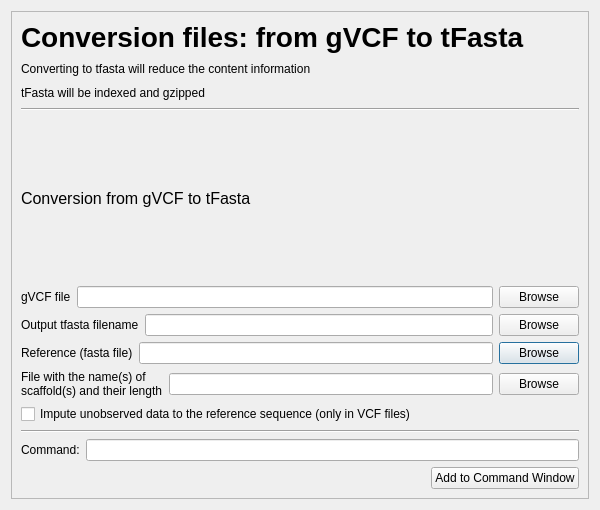
<?xml version="1.0" encoding="UTF-8"?>
<ui version="4.0">
 <class>Dialog</class>
 <widget class="QDialog" name="Dialog">
  <property name="geometry">
   <rect>
    <x>0</x>
    <y>0</y>
    <width>600</width>
    <height>510</height>
   </rect>
  </property>
  <property name="minimumSize">
   <size>
    <width>600</width>
    <height>510</height>
   </size>
  </property>
  <property name="maximumSize">
   <size>
    <width>16777215</width>
    <height>510</height>
   </size>
  </property>
  <property name="windowTitle">
   <string>Dialog</string>
  </property>
  <layout class="QGridLayout" name="gridLayout">
   <item row="0" column="0">
    <widget class="QScrollArea" name="scrollArea">
     <property name="widgetResizable">
      <bool>true</bool>
     </property>
     <widget class="QWidget" name="scrollAreaWidgetContents">
      <property name="geometry">
       <rect>
        <x>0</x>
        <y>0</y>
        <width>574</width>
        <height>484</height>
       </rect>
      </property>
      <layout class="QGridLayout" name="gridLayout_2">
       <item row="1" column="0">
        <widget class="Line" name="line">
         <property name="orientation">
          <enum>Qt::Horizontal</enum>
         </property>
        </widget>
       </item>
       <item row="2" column="0">
        <layout class="QGridLayout" name="gridLayout_3">
         <property name="topMargin">
          <number>0</number>
         </property>
         <property name="bottomMargin">
          <number>0</number>
         </property>
         <item row="3" column="0">
          <layout class="QHBoxLayout" name="horizontalLayout_155">
           <item>
            <widget class="QLabel" name="label_123">
             <property name="text">
              <string>Reference (fasta file)</string>
             </property>
            </widget>
           </item>
           <item>
            <widget class="QLineEdit" name="lineInputRefFasta"/>
           </item>
           <item>
            <widget class="QPushButton" name="openInputRefFasta">
             <property name="text">
              <string>Browse</string>
             </property>
            </widget>
           </item>
          </layout>
         </item>
         <item row="2" column="0">
          <layout class="QHBoxLayout" name="horizontalLayout_154">
           <item>
            <widget class="QLabel" name="labelOutputVCF">
             <property name="text">
              <string>Output tfasta filename</string>
             </property>
            </widget>
           </item>
           <item>
            <widget class="QLineEdit" name="lineOutputVCF"/>
           </item>
           <item>
            <widget class="QPushButton" name="openOutputCVF">
             <property name="text">
              <string>Browse</string>
             </property>
            </widget>
           </item>
          </layout>
         </item>
         <item row="6" column="0">
          <widget class="QCheckBox" name="checkBox">
           <property name="text">
            <string>Impute unobserved data to the reference sequence (only in VCF files)</string>
           </property>
          </widget>
         </item>
         <item row="5" column="0">
          <layout class="QHBoxLayout" name="horizontalLayout_156">
           <item>
            <widget class="QLabel" name="label_124">
             <property name="text">
              <string>File with the name(s) of
scaffold(s) and their length</string>
             </property>
            </widget>
           </item>
           <item>
            <widget class="QLineEdit" name="lineScaffoldVCF"/>
           </item>
           <item>
            <widget class="QPushButton" name="openScaffoldVCF">
             <property name="text">
              <string>Browse</string>
             </property>
            </widget>
           </item>
          </layout>
         </item>
         <item row="8" column="0">
          <layout class="QHBoxLayout" name="horizontalLayout_7">
           <property name="bottomMargin">
            <number>0</number>
           </property>
           <item>
            <layout class="QHBoxLayout" name="horizontalLayout_11">
             <property name="bottomMargin">
              <number>0</number>
             </property>
             <item>
              <widget class="QLabel" name="label_3">
               <property name="sizePolicy">
                <sizepolicy hsizetype="Fixed" vsizetype="Preferred">
                 <horstretch>0</horstretch>
                 <verstretch>0</verstretch>
                </sizepolicy>
               </property>
               <property name="text">
                <string>Command:</string>
               </property>
              </widget>
             </item>
            </layout>
           </item>
           <item>
            <layout class="QHBoxLayout" name="horizontalLayout_12">
             <property name="rightMargin">
              <number>0</number>
             </property>
             <property name="bottomMargin">
              <number>0</number>
             </property>
             <item>
              <widget class="QLineEdit" name="lineEdit"/>
             </item>
            </layout>
           </item>
          </layout>
         </item>
         <item row="1" column="0">
          <layout class="QHBoxLayout" name="horizontalLayout_153">
           <item>
            <widget class="QLabel" name="label_121">
             <property name="text">
              <string>gVCF file</string>
             </property>
            </widget>
           </item>
           <item>
            <widget class="QLineEdit" name="lineInputVCF"/>
           </item>
           <item>
            <widget class="QPushButton" name="openInputVCF">
             <property name="text">
              <string>Browse</string>
             </property>
            </widget>
           </item>
          </layout>
         </item>
         <item row="0" column="0">
          <widget class="QLabel" name="label_120">
           <property name="font">
            <font>
             <pointsize>12</pointsize>
            </font>
           </property>
           <property name="text">
            <string>Conversion from gVCF to tFasta</string>
           </property>
          </widget>
         </item>
         <item row="7" column="0">
          <widget class="Line" name="line_2">
           <property name="orientation">
            <enum>Qt::Horizontal</enum>
           </property>
          </widget>
         </item>
         <item row="9" column="0">
          <layout class="QHBoxLayout" name="horizontalLayout_2">
           <item>
            <spacer name="horizontalSpacer">
             <property name="orientation">
              <enum>Qt::Horizontal</enum>
             </property>
             <property name="sizeHint" stdset="0">
              <size>
               <width>40</width>
               <height>20</height>
              </size>
             </property>
            </spacer>
           </item>
           <item>
            <widget class="QPushButton" name="Add_CommandWindoe_button">
             <property name="text">
              <string>Add to Command Window</string>
             </property>
            </widget>
           </item>
          </layout>
         </item>
        </layout>
       </item>
       <item row="0" column="0">
        <layout class="QHBoxLayout" name="horizontalLayout_3">
         <property name="sizeConstraint">
          <enum>QLayout::SetFixedSize</enum>
         </property>
         <property name="topMargin">
          <number>0</number>
         </property>
         <property name="rightMargin">
          <number>10</number>
         </property>
         <item>
          <layout class="QHBoxLayout" name="horizontalLayout_4">
           <property name="rightMargin">
            <number>10</number>
           </property>
           <item>
            <layout class="QVBoxLayout" name="verticalLayout_4">
             <property name="sizeConstraint">
              <enum>QLayout::SetFixedSize</enum>
             </property>
             <property name="bottomMargin">
              <number>0</number>
             </property>
             <item>
              <layout class="QVBoxLayout" name="verticalLayout_6">
               <item>
                <widget class="QLabel" name="label">
                 <property name="font">
                  <font>
                   <pointsize>21</pointsize>
                   <weight>75</weight>
                   <bold>true</bold>
                  </font>
                 </property>
                 <property name="text">
                  <string>Conversion files: from gVCF to tFasta</string>
                 </property>
                </widget>
               </item>
              </layout>
             </item>
             <item>
              <layout class="QVBoxLayout" name="verticalLayout_7">
               <item>
                <widget class="QLabel" name="label_4">
                 <property name="font">
                  <font>
                   <kerning>true</kerning>
                  </font>
                 </property>
                 <property name="text">
                  <string>Converting to tfasta will reduce the content information</string>
                 </property>
                </widget>
               </item>
              </layout>
             </item>
             <item>
              <layout class="QVBoxLayout" name="verticalLayout_10">
               <item>
                <widget class="QLabel" name="label_5">
                 <property name="text">
                  <string>tFasta will be indexed and gzipped</string>
                 </property>
                </widget>
               </item>
              </layout>
             </item>
            </layout>
           </item>
          </layout>
         </item>
         <item>
          <widget class="QLabel" name="logo_3">
           <property name="sizePolicy">
            <sizepolicy hsizetype="Preferred" vsizetype="Fixed">
             <horstretch>0</horstretch>
             <verstretch>0</verstretch>
            </sizepolicy>
           </property>
           <property name="maximumSize">
            <size>
             <width>81</width>
             <height>81</height>
            </size>
           </property>
           <property name="text">
            <string/>
           </property>
           <property name="pixmap">
            <pixmap resource="icon_SPiGA.qrc">:/logo/SPiGA_icon.png</pixmap>
           </property>
           <property name="scaledContents">
            <bool>true</bool>
           </property>
          </widget>
         </item>
        </layout>
       </item>
      </layout>
     </widget>
    </widget>
   </item>
  </layout>
 </widget>
 <resources>
  <include location="icon_SPiGA.qrc"/>
 </resources>
 <connections/>
</ui>
